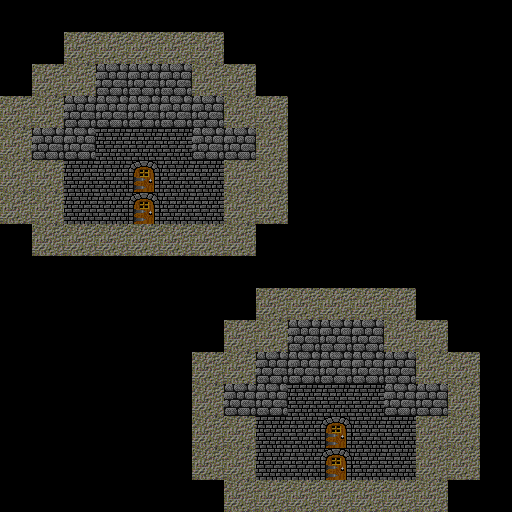

This game map was drawn from its Tiled (.tmx) file and the tilesets committed beside it. A one-line description and the trimmed map source follow:
An orthogonal 16x16 tile map with 32x32 px tiles, 1 tile layer (Terrain), 3 tilesets.

<map version="1.0" orientation="orthogonal" renderorder="right-down" width="16" height="16" tilewidth="32" tileheight="32" nextobjectid="31">
 <properties>
  <property name="status_all" value="{no_teleport=true}" />
 </properties>
 <tileset firstgid="1" name="dg_dungeon32" tilewidth="32" tileheight="32" tilecount="90">
  <image source="../../../../../../../tiled-maps/gfx/dg_dungeon32.gif" width="288" height="320" />
  <tile id="0">
   <properties>
    <property name="id" value="#" />
   </properties>
  </tile>
  <tile id="3">
   <properties>
    <property name="id" value="+" />
   </properties>
  </tile>
  <tile id="27">
   <properties>
    <property name="id" value="#" />
   </properties>
  </tile>
  <tile id="51">
   <properties>
    <property name="id" value="." />
   </properties>
  </tile>
  <tile id="54">
   <properties>
    <property name="id" value="*" />
   </properties>
  </tile>
 </tileset>
 <tileset firstgid="91" name="tome-terrains" tilewidth="32" tileheight="32" tilecount="144">
  <image source="../../../../../../../tiled-maps/gfx/tome-terrains.png" width="256" height="576" />
 </tileset>
 <tileset firstgid="235" name="numbers" tilewidth="32" tileheight="32" tilecount="36">
  <image source="../../../../../../../tiled-maps/gfx/numbers.png" width="192" height="192" />
 </tileset>
 <layer name="Terrain" width="16" height="16">
  <data>[256 cells, 110 non-empty, 4 distinct tile ids]</data>
 </layer>
</map>
